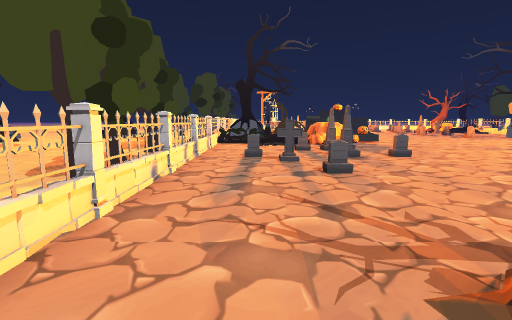
view 1 (above)

21 first-person views from a walk through a Unity game level. The camera is 1.2 m above the floor, tilts 8° down and sees 85° across. The floor is counted in squares, 1 m on a side. Each view is taken from the middle of a square. On the plan, view 1 faces up. The plan holds only what a view shows up to about 13 squares ahead; the rest is blank. The place goes on beyond the plan. The player is left out. Some animated figures are not drawn.

view 2
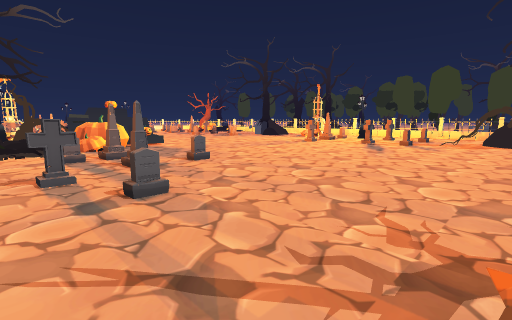

view 3
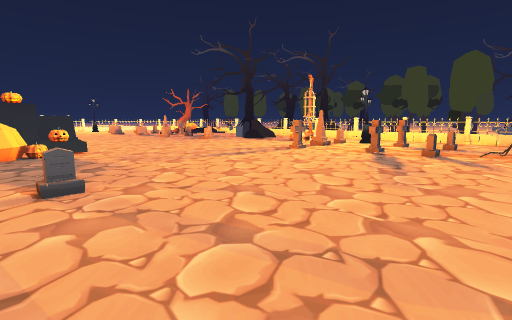

view 4
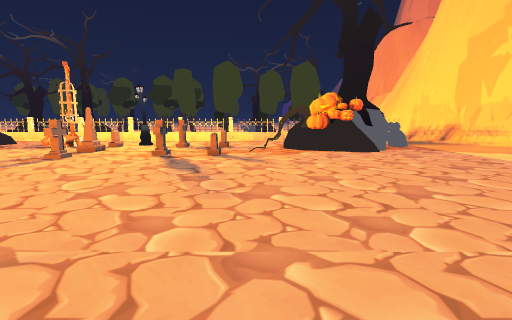

view 5
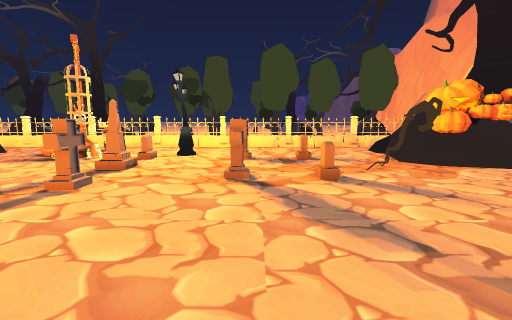

view 6
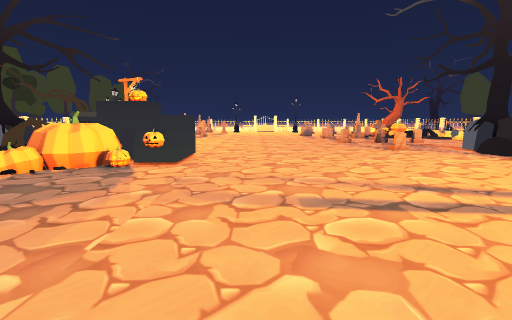

view 7
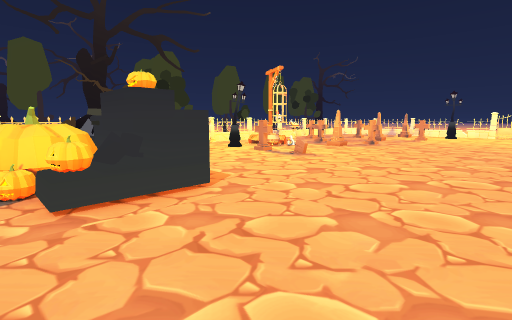

view 8
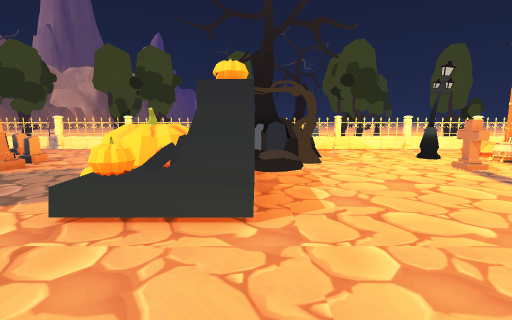

view 9
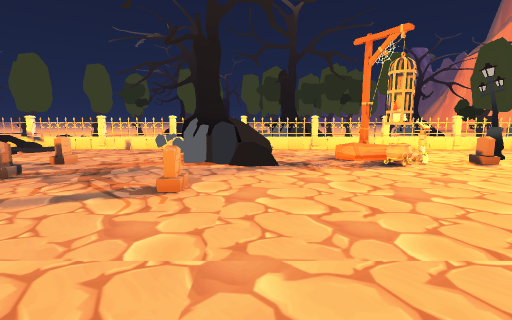

view 10
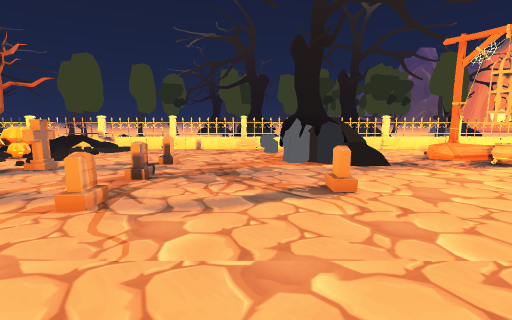

view 11
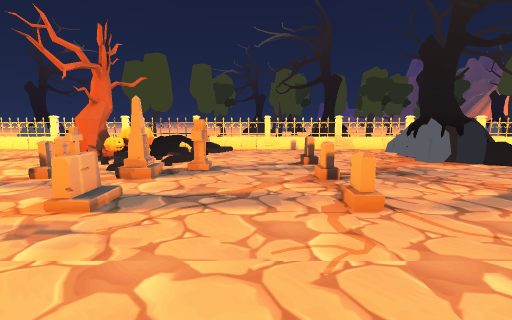

view 12
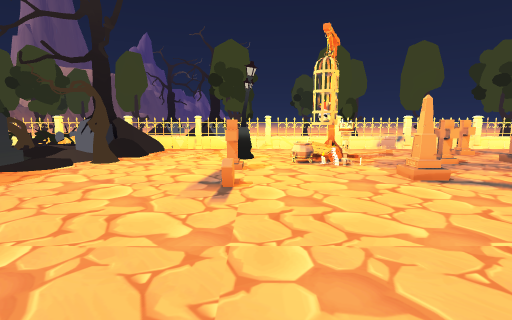

view 13
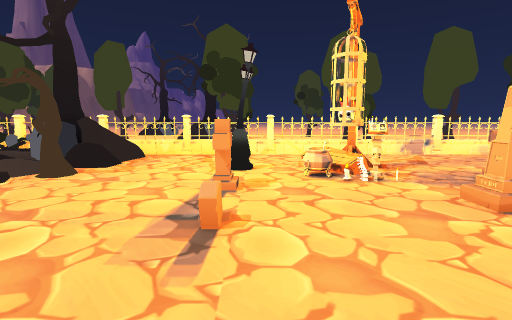

view 14
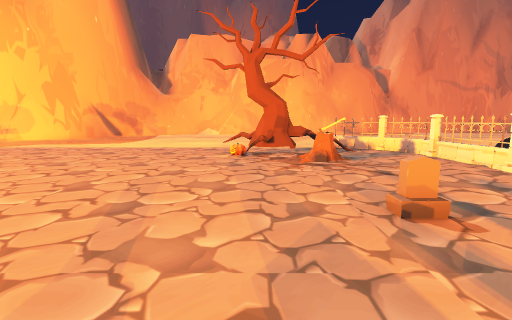

view 15
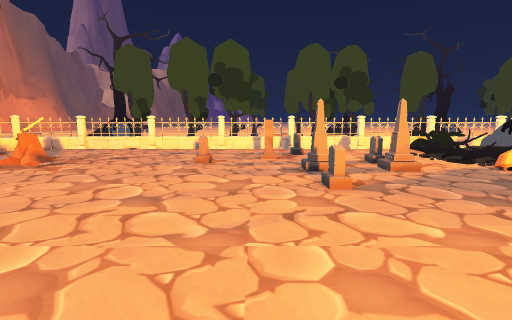

view 16
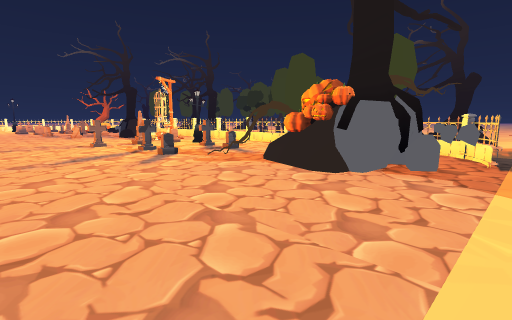

view 17
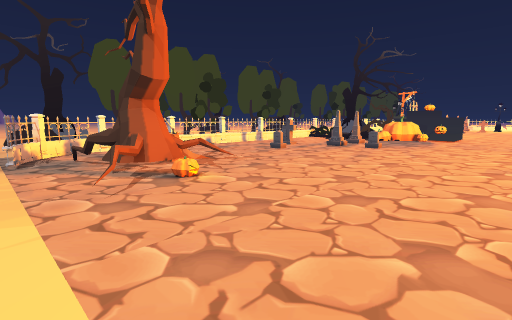

view 18
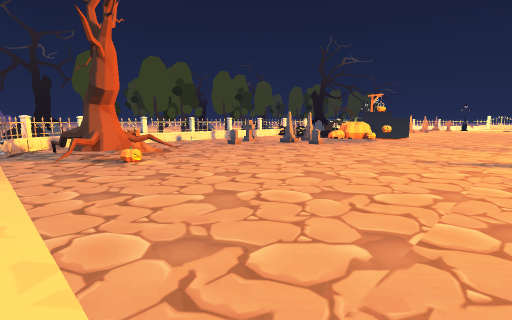

view 19
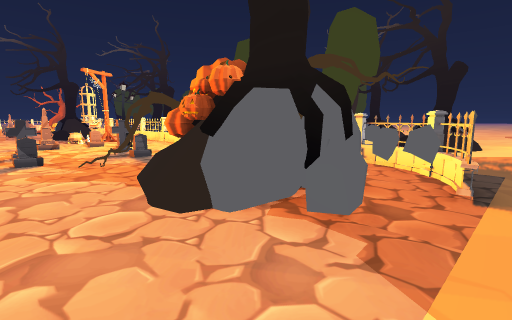

view 20
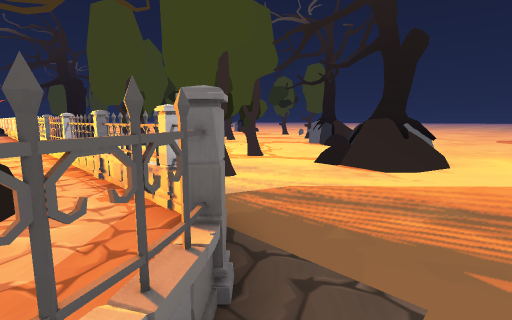

view 21
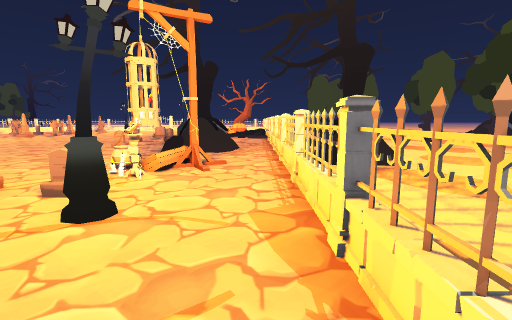

### Floor plan
Key: @ floor where view 1 was taken; # wall or solid block; x gap in a wall; . main floor; : floor 0.25 m higher than the main floor; + floor 0.75 m higher than the main floor; / step, stairs or slope; = window, fence, low wall or low ledge; ^ raised ledge; O other object.
Columns run from 8 left of view 1 to 30 right of it. Each row starts with its distance up from view 1.
 28    OOO=............  .O.....//#
 27       =  ##........ ......../:#
 26       #. #O..............O....#
 25       =...=...................=
 24      O=..O............O.O.O...#
 23     OO#..O.O..................#
 22       =.......................=
 21       =...................O...#
 20       #OO.O............O..OOO.#
 19       #OO.O/..............OOO.=
 18   O   #OO::x##^#..........  ..# O  ....
 17  OO   #:::OO#O^=..............# O ....O
 16       #==  OOOO...............=OOO... O
 15       #==#:OOO.............O..# OO...
 14     O #.=#................##..#.....
 13    OO =..................OO...=.....
 12    .O =...O#............#.O...#....
 11    OOO#...............O....O..#..OO
 10 ..  . =.O..#.O.............O..=.. O
  9 ... . =.......................#.
  8 .....O#..O.............O..O...#.O.
  7  ...OO=...O............O..O...=OOO
  6   ...O#.......................#    ...
  5    .OO#.......................#    O...
  4     . =..................O....=   OOO..
  3     O #..................O   .# O......
  2    OOO#..................OOO+.#OOO...
  1       =...O.O...........OOOOO.#....OOO
  0       =.@..OO...........OOOO..=....OOO
 -1 OO    #..OOOOO...........OOO.=......OO.
 -2       .##.................OO##.........
 -3        ................................

Where each view was taken, in squares from view 1:
view 1: 0 up, 0 right, facing up
view 2: 2 up, 0 right, facing up-right
view 3: 4 up, 4 right, facing up-right
view 4: 5 up, 5 right, facing right
view 5: 8 up, 9 right, facing right
view 6: 8 up, 9 right, facing up
view 7: 15 up, 11 right, facing up-left
view 8: 18 up, 10 right, facing left
view 9: 18 up, 10 right, facing right
view 10: 21 up, 10 right, facing right
view 11: 25 up, 10 right, facing right
view 12: 24 up, 10 right, facing left
view 13: 24 up, 8 right, facing left
view 14: 10 up, 4 right, facing down
view 15: 8 up, 10 right, facing left
view 16: 3 down, 10 right, facing up-right
view 17: 3 down, 10 right, facing up-left
view 18: 3 down, 13 right, facing up-left
view 19: 3 down, 14 right, facing up-right
view 20: 3 down, 20 right, facing up-right
view 21: 7 up, 21 right, facing up
